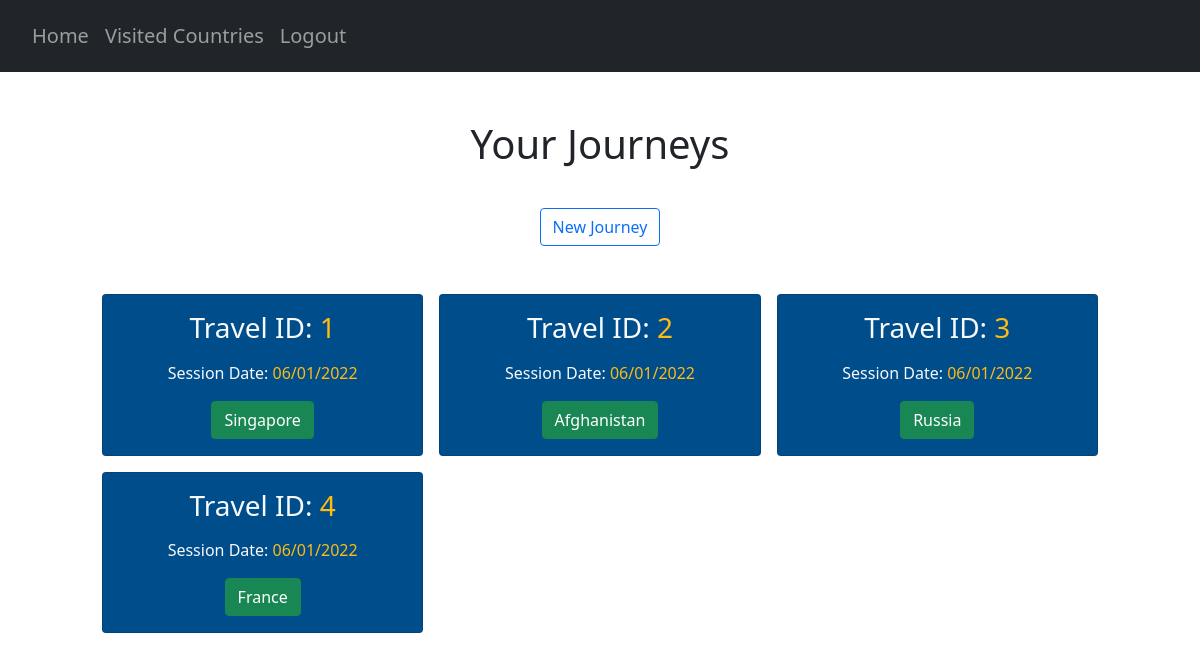
/journeys (signed in), run on the app's committed database.
### website/models.py (models this page shows)
class Country(db.Model):
    country_code = db.Column(db.String(3), primary_key=True)
    country_name = db.Column(db.String(150), unique=True)

### website/views.py (the view)
@views.route("/journeys", methods=["GET"])
@login_required
def journey():
    countries = Country.query.all()
    AllCountries = {}
    for country in countries:
        AllCountries[country.country_code] = country.country_name
    x = select(UserTravelScore)\
            .where(UserTravelScore.user_id == current_user.id)
    result = db.session.connection().execute(x)
    result = result.fetchall()
    travel_sessions = []
    for travel in result:
        num_country_scores = 0
        travelID = travel[1]
        dateAdded = travel[2]
        dateString = dateAdded.strftime("%d/%m/%Y")
        countries_X = select(UserCountryScore)\
            .where(UserCountryScore.user_id == current_user.id, UserCountryScore.travel_id == travelID)
        result_countries = db.session.connection().execute(countries_X)
        result_travels = result_countries.fetchall()
        if result_travels == []:
            travel_sessions.append((travelID, dateString, {'Status': 'Incomplete'}))
        else:
            for country_score in result_travels:
                num_country_scores += 1
            if num_country_scores == 197:
                country_scores_x = select(UserCountryScore)\
                    .where(UserCountryScore.user_id == current_user.id, UserCountryScore.travel_id == travelID)\
                    .order_by(UserCountryScore.total_score.desc())
                result_best_countries = db.session.connection().execute(country_scores_x)
                result_all_countries = result_best_countries.fetchall()
                result_top_country = result_all_countries[0][2]
                country_codes_to_filter = []
                for result in result_all_countries:
                    country_codes_to_filter.append(result[2])
                filtered_country_codes = filterPrevCountries(country_codes_to_filter, travelID)
                top_filtered_country_code = filtered_country_codes[0]
                top_country_name = AllCountries[top_filtered_country_code]
                travel_sessions.append((travelID, dateString, {'Top Country': top_country_name}))
            else:
                print("Incomplete - possible server error")
                travel_sessions.append((travelID, dateString, {'Status': 'Incomplete'}))
    return render_template("journeys.html", user=current_user, journeys=travel_sessions)

### website/__init__.py (called while the page is built)
def create_app():
    app = Flask(__name__)
    app.config['SECRET_KEY'] = 'pog'
    app.config['SQLALCHEMY_DATABASE_URI'] = f'sqlite:///{DB_NAME}'
    db.init_app(app)
    from .views import views
    from .auth import auth
    app.register_blueprint(views, url_prefix='/')
    app.register_blueprint(auth, url_prefix='/')
    from .models import User, Country, UserCountry, Safety, Cost, CulturalValue, CovidRestrictions
    create_database(app)
    login_manager = LoginManager()
    login_manager.login_view = 'auth.login'
    login_manager.init_app(app)
    @login_manager.user_loader
    def load_user(id):
        return User.query.get(int(id))
    return app

### website/questionHandler.py (called while the page is built)
def doesUserWantThisCountry(countryCode):
    countries = UserCountry.query.all()
    users_countries = []
    for country in countries:
        if country.user_id == current_user.id:
            users_countries.append(country.country_code)
    for country in users_countries:
        if countryCode in users_countries:
            return True
        else:
            return False

def filterPrevCountries(codes, travelID):
    try:
        current_travel = UserTravelScore.query.get((current_user.id, travelID))
    except (sqlite3.IntegrityError, sqlalchemy.exc.IntegrityError) as e:
        print(e)
    prev_countries = getattr(current_travel, "prev_countries")
    if prev_countries == True:
        return codes
    else:
        suggestionsStream = filter(lambda x:not(doesUserWantThisCountry(x)), codes)
        suggestionsStream = list(suggestionsStream)
        return suggestionsStream

### website/templates/journeys.html (shortened to what this page needs)
{% extends "base.html" %} {% block title %}Journeys{% endblock %}
{% block content %}
<div class="container pt-5">
      <h1 align="center">Your Journeys</h1>
</div>
<div class="container pt-3" align="center">
    <button type="submit" class="btn btn-outline-primary mt-3 newJourney">New Journey</button>
</div>
<section class="p-5">
    <div class="container">
        <div class="row text-center g-3">
            {% for travel in journeys %}
            {% for journeyS, journeyT in travel[2].items() %}
            <div class="col-4">
                <div class="card cardTravel text-light">
                    <div class="card-body text-center">
                        <h3 class="card-title mb-3">
                            Travel ID: <span style="color:#ffbb11">{{ travel[0] }}</span>
                        </h3>
                        <p class="card-text">
                            Session Date: <span style="color:#ffbb11">{{ travel[1] }}</span>
                        </p>
                        {% if journeyT == "Incomplete" %}
                        <button class="btn btn-danger travel" id="{{ travel[0] }}">Incomplete</button>
                        {% else %}
                        <button class="btn btn-success travel" id="{{ travel[0] }}">{{ journeyT }}</button>
                        {% endif %}
                    </div>
                </div>
            </div>
            {% endfor %}
            {% endfor %}
        </div>
    </div>
</section>
{% endblock %}

### website/templates/base.html (shortened to what this page needs)
<!DOCTYPE html>
<html>
    <head>
        <link
            rel="stylesheet"
            href="https://stackpath.bootstrapcdn.com/bootstrap/4.4.1/css/bootstrap.min.css"
        />
        <link
            rel="stylesheet"
            href="https://stackpath.bootstrapcdn.com/font-awesome/4.7.0/css/font-awesome.min.css"
        />
        <link rel="stylesheet" href="https://cdn.jsdelivr.net/npm/bootstrap-icons@1.3.0/font/bootstrap-icons.css">
        <link href="https://cdn.jsdelivr.net/npm/bootstrap@5.0.2/dist/css/bootstrap.min.css"
              rel="stylesheet"
        />
        <link href="https://cdn.jsdelivr.net/npm/tom-select@2.0.0-rc.4/dist/css/tom-select.css" rel="stylesheet">
        <script type="text/javascript" src="https://cdnjs.cloudflare.com/ajax/libs/jquery/3.1.1/jquery.min.js"></script>        <link rel="stylesheet" type="text/css" href="/static/extra.css">
    </head>
    <body>
        <section>
            <nav class="navbar navbar-expand-lg bg-dark navbar-dark py-3 ">
                <div class="collapse navbar-collapse" id="navbar">
                    <div class="navbar-nav pl-2 h5">
                        <ul class="navbar-nav">
                            {% if user.is_authenticated %}
                            <li class="nav-item">
                                <a class="nav-link" id="home" href="/">Home</a>
                            </li>
                            <li class="nav-item">
                                <a class="nav-link" id="prev-countries" href="/countries">Visited Countries</a>
                            </li>
                            <li class="nav-item">
                                <a class="nav-link" id="logout" href="/logout">Logout</a>
                            </li>
                            {% endif %}
                        </ul>
                    </div>
                </div>
            </nav>
        </section>
        {% if request.url == "http://127.0.0.1:5000/" %}
            {% block homepage %}
            {% endblock %}
        {% elif request.url == "http://127.0.0.1:5000/countries" %}
            {% block countriespage %}
            {% endblock %}
        {% else %}
            <div class="container" id="main">
            {% block content %}
            {% endblock %}
            </div>
        {% endif %}
    </body>
</html>

### website/static/extra.css (style rules this page uses)
.cardTravel { background-color: #004d8c; }

### data on the page
Country: travel "1", travel "06/01/2022", country_name "Singapore"
Country: travel "2", travel "06/01/2022", country_name "Afghanistan"
Country: travel "3", travel "06/01/2022", country_name "Russia"
Country: travel "4", travel "06/01/2022", country_name "France"
